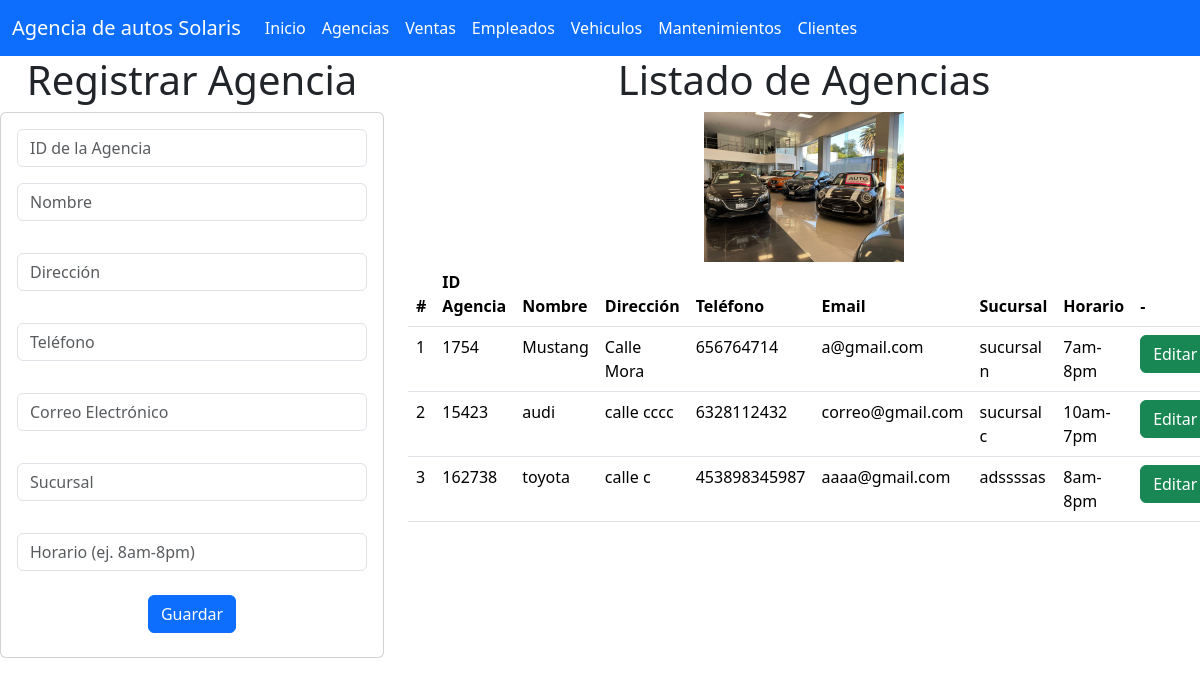
Screenshot of /agencias with the database file from the repository.
### agencia_app/models.py (models this page shows, shortened)
class Agencia(models.Model):
    id_agencia = models.IntegerField(primary_key=True)
    nombre = models.CharField(max_length=255)
    direccion = models.CharField(max_length=255)
    telefono = models.IntegerField()
    email = models.CharField(max_length=255)
    sucursal = models.CharField(max_length=255)
    horario = models.CharField(max_length=255)

### agencia_app/views.py (the view)
# urls.py: path("agencias",views.agencias,name="agencias"),
def agencias(request):
    lasagencias = Agencia.objects.all()
    return render(request, 'gestionarAgencias.html', {"misagencias": lasagencias})

### agencia_app/templates/gestionarAgencias.html (shortened to what this page needs)
{% extends "base.html" %}
{% load static %}
{% block cuerpo %}
<div class="row">
  <div class="col-sm-12 col-md-4 col-lg-4 col-xl-4">
    <h1>Registrar Agencia</h1>
    <div class="card">
      <div class="card-body">
        <form action='/registrarAgencia/' method="POST">
          <div class="form-group">
            <input type="number" id="txtid_agencia" name="txtid_agencia" class="form-control" placeholder="ID de la Agencia" required>
          </div>
          <div class="form-group py-3">
            <input type="text" id="txtnombre" name="txtnombre" class="form-control" placeholder="Nombre" maxlength="255" required>
          </div>
          <div class="form-group py-3">
            <input type="text" id="txtdireccion" name="txtdireccion" class="form-control" placeholder="Dirección" maxlength="255" required>
          </div>
          <div class="form-group py-3">
            <input type="number" id="numtelefono" name="numtelefono" class="form-control" placeholder="Teléfono" required>
          </div>
          <div class="form-group py-3">
            <input type="text" id="txtemail" name="txtemail" class="form-control" placeholder="Correo Electrónico" maxlength="255" required>
          </div>
          <div class="form-group py-3">
            <input type="text" id="txtsucursal" name="txtsucursal" class="form-control" placeholder="Sucursal" maxlength="255" required>
          </div>
          <div class="form-group py-3">
            <input type="text" id="txthorario" name="txthorario" class="form-control" placeholder="Horario (ej. 8am-8pm)" maxlength="255" required>
          </div>
          <div class="form-group py-2">
            <button type="submit" class="btn btn-primary">Guardar</button>
          </div>
        </form>
      </div>
    </div>
  </div>
  <div class="col-sm-12 col-md-8 col-lg-8 col-xl-8">
    <h1>Listado de Agencias</h1>
    <img src="{% static 'img/agencias.jpg' %}" style="width: 200px;" alt="Ejemplo de imagen">
    <div class="table-responsive">
      <table class="table">
        <thead>
          <tr>
            <th scope="col">#</th>
            <th scope="col">ID Agencia</th>
            <th scope="col">Nombre</th>
            <th scope="col">Dirección</th>
            <th scope="col">Teléfono</th>
            <th scope="col">Email</th>
            <th scope="col">Sucursal</th>
            <th scope="col">Horario</th>
            <th scope="col">-</th>
          </tr>
        </thead>
        <tbody>
          {% for agencia in misagencias %}
          <tr>
            <td>{{ forloop.counter }}</td>
            <td>{{ agencia.id_agencia }}</td>
            <td>{{ agencia.nombre }}</td>
            <td>{{ agencia.direccion }}</td>
            <td>{{ agencia.telefono }}</td>
            <td>{{ agencia.email }}</td>
            <td>{{ agencia.sucursal }}</td>
            <td>{{ agencia.horario }}</td>
            <td><a href="seleccionarAgencia/{{ agencia.id_agencia }}" class="btn btn-success">Editar</a></td>
          </tr>
          {% endfor %}
        </tbody>
      </table>
    </div>
  </div>
</div>
{% endblock %}

### rows the page displays
Agencia: id_agencia "1754", nombre "Mustang", direccion "Calle Mora", telefono "656764714", email "a@gmail.com", sucursal "sucursal n", horario "7am-8pm"
Agencia: id_agencia "15423", nombre "audi", direccion "calle cccc", telefono "6328112432", email "correo@gmail.com", sucursal "sucursal c", horario "10am-7pm"
Agencia: id_agencia "162738", nombre "toyota", direccion "calle c", telefono "453898345987", email "aaaa@gmail.com", sucursal "adssssas", horario "8am-8pm"
